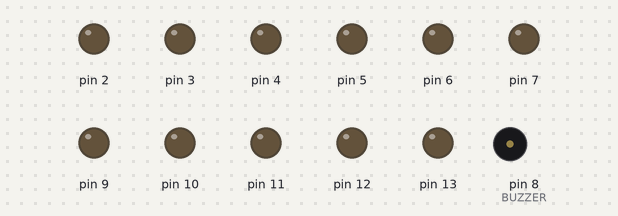
The sketch below on a simulated Arduino Uno, built with avr-gcc and run on an emulated ATmega328P. Shown: output pins drawn as LEDs (lit = HIGH), buzzer (waves = sounding).

Above: at 0.1 s.
At 2.1 s:
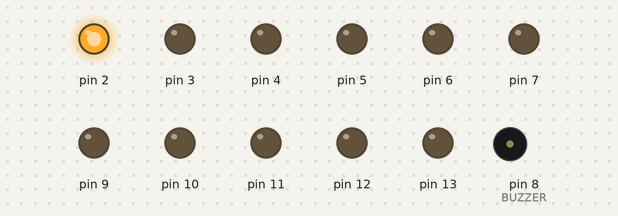
At 2.7 s:
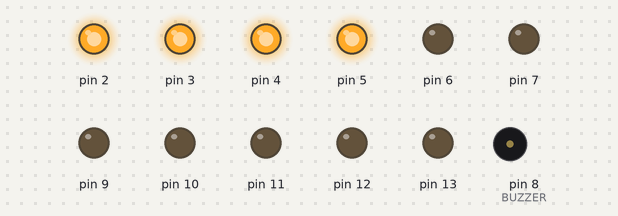
At 5.4 s:
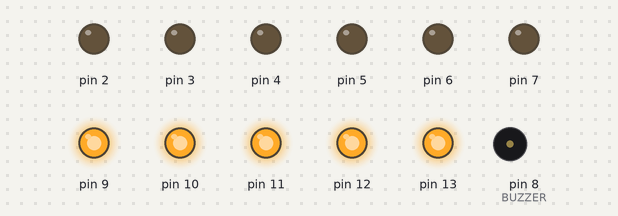
At 14.0 s:
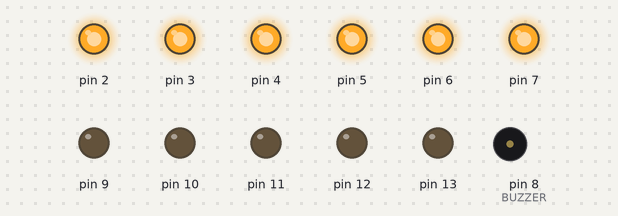
At 39.53 s:
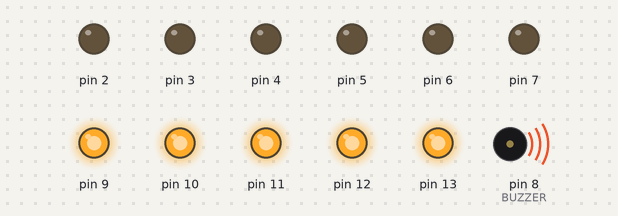
Timing chart, 0 to 40.0 s (numbered marks = the images above):
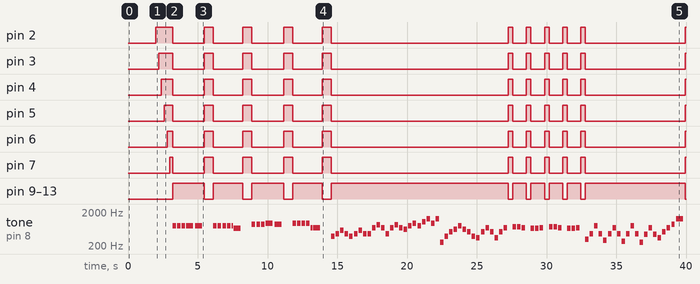

Measured:
- by itself, pin 2: goes HIGH 1.2 s, 4 × (LOW 2.3 s, HIGH 0.65 s), LOW 12.7 s, 4 × (HIGH 0.33 s, LOW 0.98 s), HIGH 0.33 s, LOW 7.2 s, then HIGH
- by itself, pin 3: goes HIGH 1.0 s, 4 × (LOW 2.3 s, HIGH 0.65 s), LOW 12.7 s, 4 × (HIGH 0.33 s, LOW 0.98 s), HIGH 0.33 s, LOW 7.2 s, then HIGH
- by itself, pin 4: goes HIGH 0.80 s, 4 × (LOW 2.3 s, HIGH 0.65 s), LOW 12.7 s, 4 × (HIGH 0.33 s, LOW 0.98 s), HIGH 0.33 s, LOW 7.2 s, then HIGH
- by itself, pin 5: goes 4 × (HIGH 0.60 s, LOW 2.3 s), HIGH 0.65 s, LOW 12.7 s, 4 × (HIGH 0.33 s, LOW 0.98 s), HIGH 0.33 s, LOW 7.2 s, then HIGH
- by itself, pin 6: goes HIGH 0.40 s, 4 × (LOW 2.3 s, HIGH 0.65 s), LOW 12.7 s, 4 × (HIGH 0.33 s, LOW 0.98 s), HIGH 0.33 s, LOW 7.2 s, then HIGH
- by itself, pin 7: goes HIGH 0.20 s, 4 × (LOW 2.3 s, HIGH 0.65 s), LOW 12.7 s, 4 × (HIGH 0.33 s, LOW 0.98 s), HIGH 0.33 s, LOW 7.2 s, then HIGH
- by itself, pin 9–13: goes 4 × (HIGH 2.3 s, LOW 0.65 s), HIGH 12.7 s, 4 × (LOW 0.33 s, HIGH 0.98 s), LOW 0.33 s, HIGH 7.2 s, then LOW
- by itself, tone on pin 8 (BUZZER): plays 784 Hz for 0.25 s, 784 Hz for 0.25 s, 784 Hz for 0.25 s, 784 Hz for 0.50 s, 784 Hz for 0.50 s, 784 Hz for 0.25 s … (94 notes in this stretch)

The sketch:

BohemianRhapsody2.ino
```cpp
#define BUTTON  2
#define BUZZER  8

#define NOTE_C4  262
#define NOTE_CS4 277
#define NOTE_D4  294
#define NOTE_DS4 311
#define NOTE_E4  330
#define NOTE_F4  349
#define NOTE_FS4 370
#define NOTE_G4  392
#define NOTE_GS4 415
#define NOTE_A4  440
#define NOTE_AS4 466
#define NOTE_B4  494
#define NOTE_C5  523
#define NOTE_CS5 554
#define NOTE_D5  587
#define NOTE_DS5 622
#define NOTE_E5  659
#define NOTE_F5  698
#define NOTE_FS5 740
#define NOTE_G5  784
#define NOTE_GS5 831
#define NOTE_A5  880
#define NOTE_AS5 932
#define NOTE_B5  988
#define NOTE_C6  1047
#define NOTE_CS6 1109
#define NOTE_D6  1175
#define NOTE_DS6 1245
#define NOTE_E6  1319
#define NOTE_F6  1397
#define NOTE_FS6 1480
#define NOTE_G6  1568
#define NOTE_GS6 1661
#define NOTE_A6  1760
#define NOTE_AS6 1865
#define NOTE_B6  1976

#define TOTAL_NOTES 125

int bohemian1Melody[] = {
  NOTE_G5, NOTE_G5, NOTE_G5, NOTE_G5, NOTE_G5, 0,
  NOTE_G5, NOTE_G5, NOTE_G5, NOTE_G5, NOTE_G5, NOTE_E5, 0,
  NOTE_A5, NOTE_A5, NOTE_A5, NOTE_AS5, NOTE_A5,
  0, 0, NOTE_AS5, NOTE_AS5, NOTE_AS5, NOTE_AS5, NOTE_F5, NOTE_F5, 0,

  NOTE_G4, NOTE_AS4, NOTE_D5, NOTE_AS4, NOTE_G4, NOTE_AS4, NOTE_D5, NOTE_AS4,
  NOTE_AS4, NOTE_F5, NOTE_GS5, NOTE_F5, NOTE_AS4, NOTE_F5, NOTE_GS5, NOTE_F5,
  NOTE_DS5, NOTE_G5, NOTE_AS5, NOTE_G5, NOTE_C6, NOTE_DS6, NOTE_AS5, NOTE_DS6,
  NOTE_C4, NOTE_G4, NOTE_C5, NOTE_DS5, NOTE_G5, NOTE_DS5, NOTE_C5, NOTE_G4,
  NOTE_F4, NOTE_C5, NOTE_F5, NOTE_C5, NOTE_F4, NOTE_C5, NOTE_F5, 0,

  NOTE_FS5, NOTE_FS5, NOTE_F5, 0,
  NOTE_E5, NOTE_E5, NOTE_F5, 0,
  NOTE_FS5, NOTE_FS5, NOTE_F5, 0,
  NOTE_E5, NOTE_E5, NOTE_F5, 0,

  NOTE_DS4, NOTE_AS4, NOTE_G5, NOTE_AS4, NOTE_D4, NOTE_AS4, NOTE_F5, NOTE_AS4,
  NOTE_CS4, NOTE_AS4, NOTE_G5, NOTE_AS4, NOTE_C4, NOTE_A4, NOTE_F5, NOTE_A4,
  NOTE_F4, NOTE_C5, NOTE_F5, NOTE_A5, NOTE_DS6, 0,

  NOTE_AS4, NOTE_F4, NOTE_AS4, NOTE_D5, NOTE_G5, 0, NOTE_F5, 0,
  NOTE_AS4, NOTE_F4, NOTE_AS4, NOTE_D5, NOTE_G5, 0, NOTE_F5, 0,
};

int bohemian1NoteDurations[] = {
  4, 4, 4, 2, 2, 2,
  4, 4, 4, 4, 8, 2, 2,
  4, 4, 4, 2, 2,
  4, 4, 4, 4, 4, 4, 8, 2, 2, // 27

  4, 4, 4, 4, 4, 4, 4, 4,
  4, 4, 4, 4, 4, 4, 4, 4,
  4, 4, 4, 4, 4, 4, 4, 4,
  4, 4, 4, 4, 4, 4, 4, 4,
  4, 4, 4, 4, 4, 4, 4, 4, // 40

  4, 4, 4, 4,
  4, 4, 4, 4,
  4, 4, 4, 4,
  4, 4, 4, 4, // 16

  4, 4, 4, 4, 4, 4, 4, 4,
  4, 4, 4, 4, 4, 4, 4, 4,
  4, 4, 4, 4, 2, 2, // 22

  4, 4, 4, 4, 4, 4, 4, 4,
  4, 4, 4, 4, 4, 4, 4, 4, // 16
};

#define playbohemian1Melody() playMelody(bohemian1Melody, bohemian1NoteDurations, TOTAL_NOTES)

int pin = 0;

void setup()
{
  for (pin = 2; pin < 14; pin++) {
    pinMode(pin, OUTPUT);
  }

  delay(2000);

  for (pin = 2; pin < 8; pin++) {
    digitalWrite(pin, HIGH);
    delay(200);
  }

  playbohemian1Melody();

  LEDs(LOW);
  for (pin = 8; pin > 1; pin--) {
    digitalWrite(pin, LOW);
    delay(200);
  }
}

void loop()
{

}

void playMelody(int *melody, int *noteDurations, int notesLength)
{
  for (int thisNote = 0; thisNote < notesLength; thisNote++) {
    int noteDuration = 1000 / noteDurations[thisNote];
    tone(BUZZER, melody[thisNote], noteDuration);

    if (melody[thisNote] == 0) {
      LEDs(LOW);
    }
    else {
      LEDs(HIGH);
    }

    int pauseBetweenNotes = noteDuration * 1.30;
    delay(pauseBetweenNotes);
    noTone(BUZZER);
  }
}

void LEDs(boolean ledArray)
{
  if (ledArray == HIGH) {
    for (pin = 2; pin < 8; pin++) {
      digitalWrite(pin, LOW);
    }
    for (pin = 9; pin < 14; pin++) {
      digitalWrite(pin, HIGH);
    }
  }
  else {
    for (pin = 2; pin < 8; pin++) {
      digitalWrite(pin, HIGH);
    }
    for (pin = 9; pin < 14; pin++) {
      digitalWrite(pin, LOW);
    }
  }
}
```
